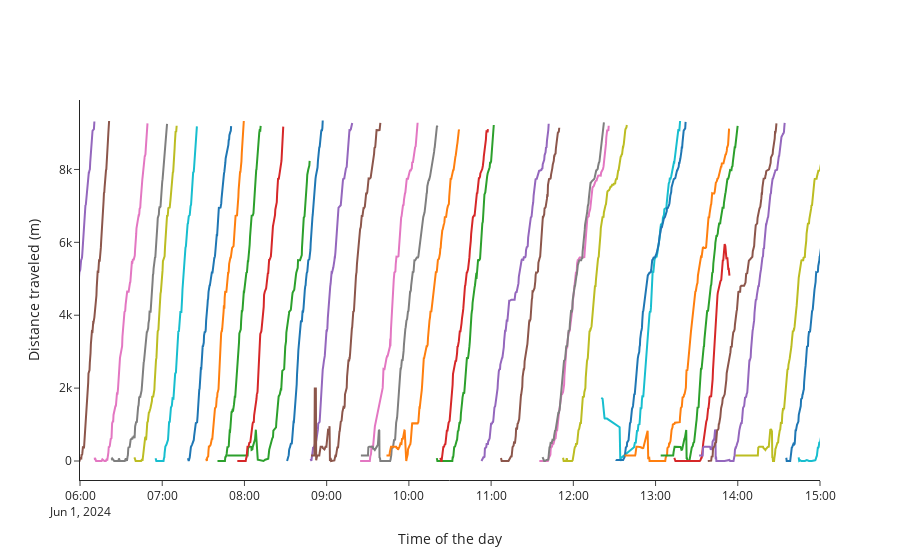

The code cell stored with this chart in its notebook:
### Code cell
import plotly.graph_objects as go

# Create a Plotly figure
fig = go.Figure()

# Loop through each trip to add a trace to the plot
for trip in trips_list:
    trip_data = gdf.loc[gdf["vehicle_trip_trip_id"] == trip]
    trip_data = trip_data.sort_values(by="vehicle_timestamp", ascending=True)
    fig.add_trace(go.Scatter(x=trip_data["vehicle_timestamp"], y=trip_data["distance_traveled"], mode='lines', name=str(trip)))

# Update the layout to add titles and axis labels
fig.update_layout(
    template="simple_white",
    xaxis_title="Time of the day",
    yaxis_title="Distance traveled (m)",
    showlegend=False,
    # X limits from 2024-06-01 06:00:00 to 2024-06-01 15:00:00
    xaxis_range=["2024-06-01 06:00:00", "2024-06-01 15:00:00"],
)



# Show the plot
fig.show()

# Save the plot as a SVG file
fig.write_image("distance_traveled.svg")
